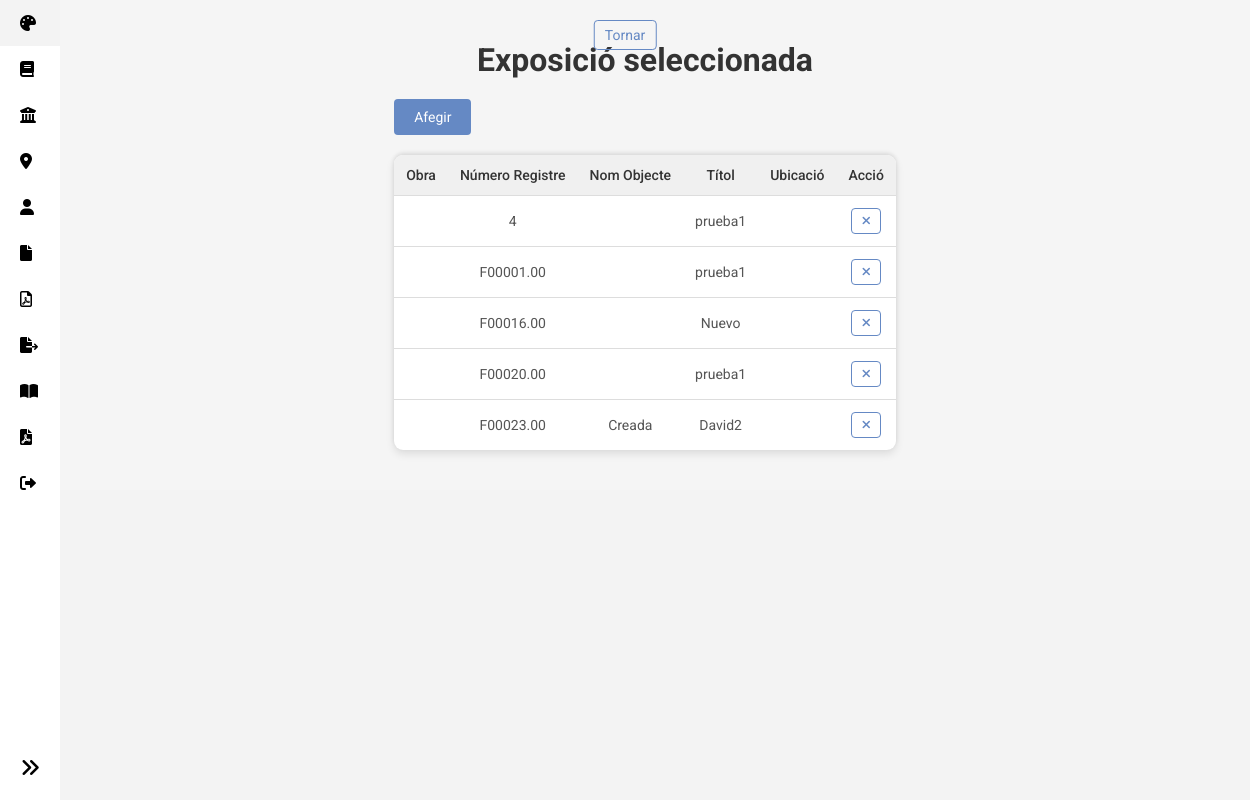
/index.php?controller=Exposiciones&action=ver_obras&id=2, run on the app's committed database.
### tables this page shows
CREATE TABLE `obras` (
  `numero_registro` varchar(10) NOT NULL,
  `classificacion_generica` int(11) DEFAULT NULL,
  `nombre_objeto` varchar(255) NOT NULL,
  `coleccion_procedencia` varchar(255) DEFAULT NULL,
  `maxima_altura` decimal(10,2) DEFAULT NULL,
  `maxima_anchura` decimal(10,2) DEFAULT NULL,
  `maxima_profundidad` decimal(10,2) DEFAULT NULL,
  `material` int(11) DEFAULT NULL,
  `tecnica` int(11) DEFAULT NULL,
  `autor` int(11) DEFAULT NULL,
  `titulo` varchar(255) DEFAULT NULL,
  `ano_inicio` int(11) DEFAULT NULL,
  `ano_final` int(11) DEFAULT NULL,
  `datacion` int(11) DEFAULT NULL,
  `ubicacion` int(11) DEFAULT NULL,
  `fecha_registro` date DEFAULT NULL,
  `numero_ejemplares` int(11) DEFAULT NULL,
  `forma_ingreso` int(11) DEFAULT NULL,
  `fecha_ingreso` date DEFAULT NULL,
  `fuente_ingreso` varchar(255) DEFAULT NULL,
  `baja` tinyint(1) DEFAULT NULL,
  `causa_baja` varchar(255) DEFAULT NULL,
  `fecha_baja` date DEFAULT NULL,
  `persona_aut_baja` varchar(255) DEFAULT NULL,
  `estado_conservacion` varchar(255) DEFAULT NULL,
  `lugar_ejecucion` varchar(255) DEFAULT NULL,
  `lugar_procedencia` varchar(255) DEFAULT NULL,
  `num_tirada` int(11) DEFAULT NULL,
  `otros_num_id` varchar(255) DEFAULT NULL,
  `valoracion_econ` decimal(10,2) DEFAULT NULL,
  `id_exposicion` int(11) DEFAULT NULL,
  `bibliografia` text DEFAULT NULL,
  `descripcion` text DEFAULT NULL,
  `historia_obra` text DEFAULT NULL,
  `usuari_creador` varchar(255) NOT NULL
);

### controllers/ExposicionesController.php (called while the page is built, shortened)
<?php
class ExposicionesController {
    private $modelo;
    public function __construct() {
        $this->modelo = new Exposiciones();
    }
    public function ver_obras() {
        if (isset($_GET['id'])) {
            $id_exposicion = $_GET['id'];
            $obras = $this->modelo->ver_obras($id_exposicion);
        } else {
            header('Location: index.php?controller=Exposiciones&action=listado_exposiciones');
            exit();
        }
        require_once "views/exposiciones/ver_obras.php";
    }
}
?>

### autoload.php (called while the page is built, shortened)
<?php
function autocargar($nombreClase) {
    $baseDirectories = ['controllers', 'models', 'core'];
    $normalizedClassName = str_replace("\\", DIRECTORY_SEPARATOR, $nombreClase);
    foreach ($baseDirectories as $directory) {
        $file = "$directory/$normalizedClassName.php";
        if (file_exists($file)) {
            return;
        }
    }
    throw new Exception("Autoload fallat: La classe $nombreClase no s'ha trobat.");
}
?>

### models/exposiciones.php (called while the page is built, shortened)
<?php
class Exposiciones {
    private $db;
    public function __construct() {
        $database = new Database();
        $this->db = $database->conectar();
    }
    public function ver_obras($id_exposicion) {
        $query = "SELECT numero_registro, nombre_objeto, titulo, ubicacion FROM obras WHERE id_exposicion = :id_exposicion";
        try {
            $stmt = $this->db->prepare($query);
            $stmt->bindParam(':id_exposicion', $id_exposicion, PDO::PARAM_INT);
            $stmt->execute();
            return $stmt->fetchAll(PDO::FETCH_ASSOC);
        } catch (PDOException $e) {
            echo "Error al obtener las obras: " . $e->getMessage();
            return [];
        }
    }
}
?>

### models/database.php (called while the page is built)
<?php
class Database {
    private $db;
    public function conectar() {
        if ($this->db === null) {
            $config = $this->configBBDD();
            try {
                $this->db = new PDO(
                    "mysql:host={$config['host']};dbname={$config['dbname']}",
                    $config['username'],
                    $config['password']
                );
                $this->db->setAttribute(PDO::ATTR_ERRMODE, PDO::ERRMODE_EXCEPTION);
            } catch (PDOException $e) {
                error_log("Connexió a la base dades fallida " . $e->getMessage());
                throw new Exception("Error en la connexió de la base de dades");
            }
        }
        return $this->db;
    }
    private function configBBDD() {
        return [
            'host' => 'localhost',
            'dbname' => 'apellesfenosa',
            'username' => 'root',
            'password' => '',
        ];
    }
}
?>

### views/exposiciones/ver_obras.php (the view, shortened to what this page needs)
<!DOCTYPE html>
<html lang="es">
<head>
    <link rel="stylesheet" href="https://cdnjs.cloudflare.com/ajax/libs/font-awesome/6.0.0-beta3/css/all.min.css">
    <link rel="stylesheet" href="styles/exposiciones/ver_obras.css">
</head>
<body>
    <div class="container">
        <a href="index.php?controller=Exposiciones&action=listado_exposiciones" class="edit-button">Tornar</a>
        <h1>Exposició seleccionada</h1>
        <div class="crear-usuario">
            <a href="index.php?controller=Exposiciones&action=anadirObra&id_exposicion=<?php echo $id_exposicion; ?>" class="btn btn-success">Afegir</a>
        </div>
        <div class="usuaris_box">
            <table>
                <thead>
                    <tr>
                        <th>Obra</th>
                        <th>Número Registre</th>
                        <th>Nom Objecte</th>
                        <th>Títol</th>
                        <th>Ubicació</th>
                        <th>Acció</th>
                    </tr>
                </thead>
                <tbody>
                    <?php if (!empty($obras)): ?>
                        <?php foreach ($obras as $obra): ?>
                            <tr>
                                <td><?php echo '<img src="">'; ?></td>
                                <td><?php echo $obra["numero_registro"]; ?></td>
                                <td><?php echo $obra["nombre_objeto"]; ?></td>
                                <td><?php echo $obra['titulo']; ?></td>
                                <td><?php echo $obra['ubicacion']; ?></td>
                                <td>
                                    <a href="index.php?controller=Exposiciones&action=removeObra&id_exposicion=<?php echo $id_exposicion; ?>&numero_registro=<?php echo $obra['numero_registro']; ?>" class="btn btn-danger"><i class="fas fa-times"></i></a>
                                </td>
                            </tr>
                        <?php endforeach; ?>
                    <?php else: ?>
                        <tr>
                            <td colspan="6">No hay obras disponibles para esta exposición.</td>
                        </tr>
                    <?php endif; ?>
                </tbody>
            </table>
        </div>
    </div>
</body>
</html>

### styles/header/sidebar_header.css (style rules this page uses)
html, body { margin: 0; padding: 0; overflow-x: hidden; width: 100%; background-color: #F3F3F3; }
table { width: 100%; table-layout: auto; border-collapse: collapse; }

### styles/exposiciones/ver_obras.css (style rules this page uses)
body { font-family: "Roboto", sans-serif; background-color: #f5f5f5; display: flex; flex-direction: column; align-items: center; margin: 0; padding: 20px; }
h1 { color: #333; margin-bottom: 20px; text-align: center; }
.crear-usuario { display: flex; align-items: center; margin-bottom: 0; }
.crear-usuario .btn { padding: 10px 20px; font-size: 14px; color: #fff; background: #6589C4; border: none; border-radius: 4px; cursor: pointer; text-decoration: none; display: inline-flex; align-items: center; transition: all 0.2s ease-in-out; }
.usuaris_box { width: 100%; max-width: 1200px; margin: 20px auto; }
table { width: 100%; border-collapse: collapse; background: #fff; border-radius: 9px; overflow: hidden; box-shadow: 0 4px 8px rgba(0, 0, 0, 0.1), 0 -2px 4px rgba(0, 0, 0, 0.1); border: none; }
table thead th { background: #f0f0f0; text-align: center; padding: 12px; font-weight: 500; font-size: 14px; color: #333; border-bottom: 1px solid #ddd; }
table tbody tr { border-bottom: 1px solid #ddd; }
table tbody tr:last-child { border-bottom: none; }
table tbody tr td { text-align: center; padding: 12px; font-size: 14px; color: #555; }
table tbody tr td:first-child { font-weight: 500; color: #333; }
table tbody tr td a { text-decoration: none; color: #6589C4; font-size: 14px; display: inline-flex; align-items: center; gap: 6px; padding: 6px 10px; border: 1px solid #6589C4; border-radius: 4px; transition: all 0.2s ease-in-out; }
table tbody tr td a i { font-size: 12px; }
.edit-button { text-decoration: none; color: #6589C4; font-size: 14px; display: inline-flex; align-items: center; gap: 6px; padding: 6px 10px; border: 1px solid #6589C4; border-radius: 4px; transition: all 0.2s ease-in-out; position: absolute; top: 20px; left: 50%; transform: translateX(-50%); margin-bottom: 20px; }

### data on the page
obras: numero_registro "4", titulo "prueba1"
obras: numero_registro "F00001.00", titulo "prueba1"
obras: numero_registro "F00016.00", titulo "Nuevo"
obras: numero_registro "F00020.00", titulo "prueba1"
obras: numero_registro "F00023.00", nombre_objeto "Creada", titulo "David2"
